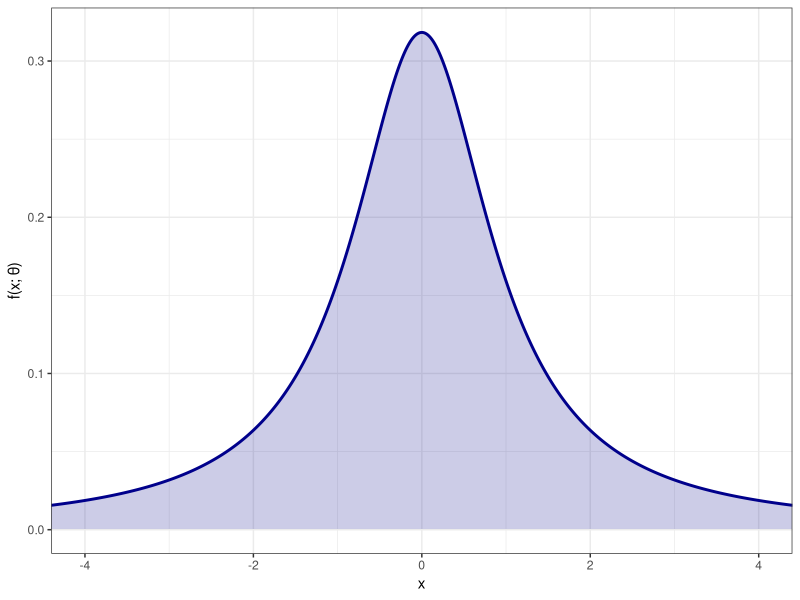
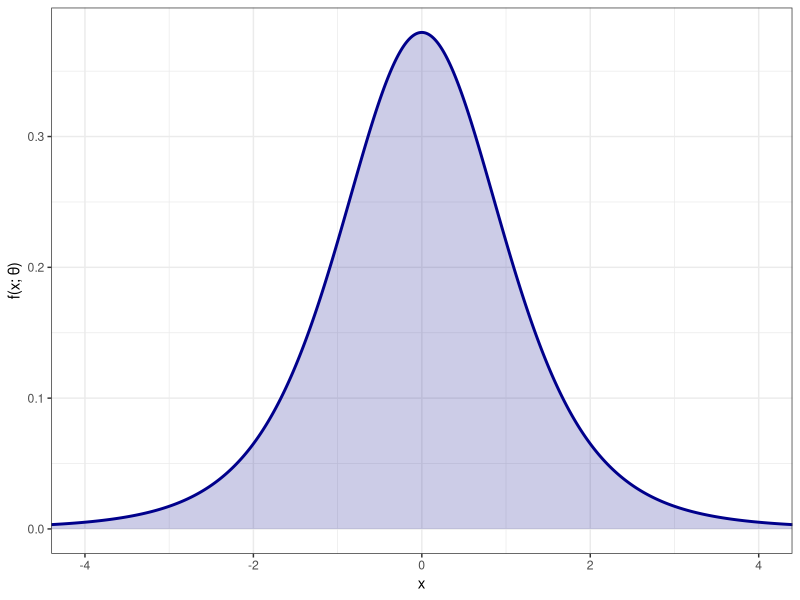
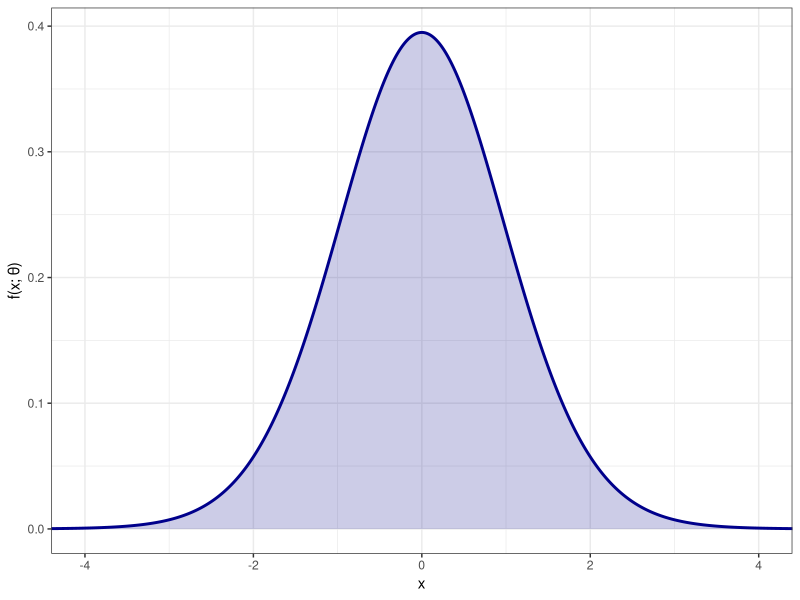
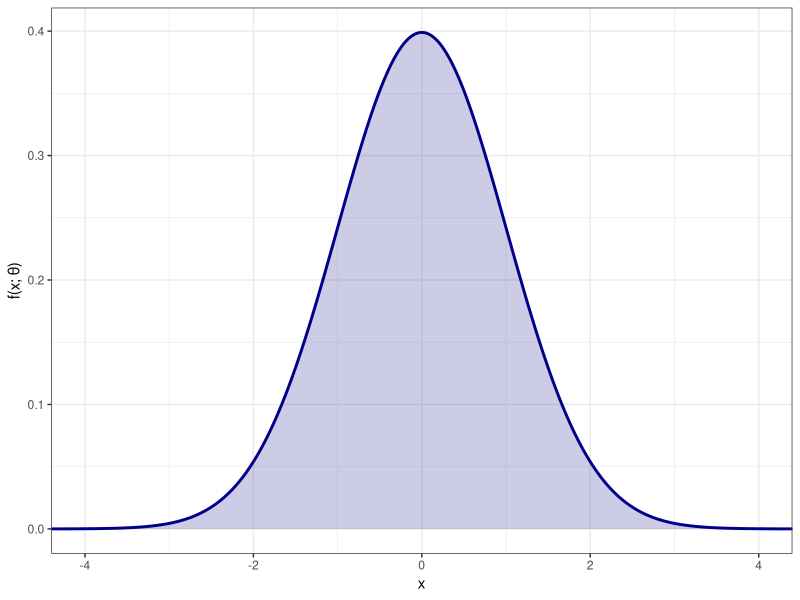
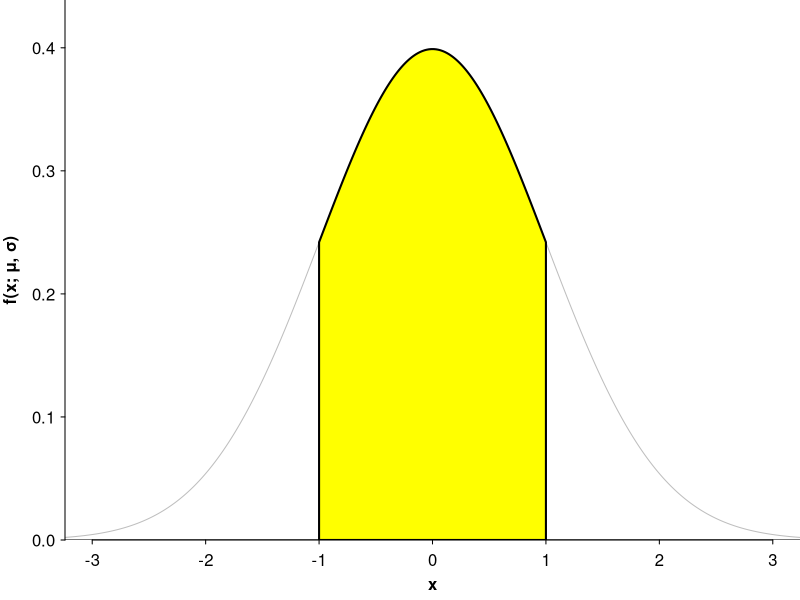
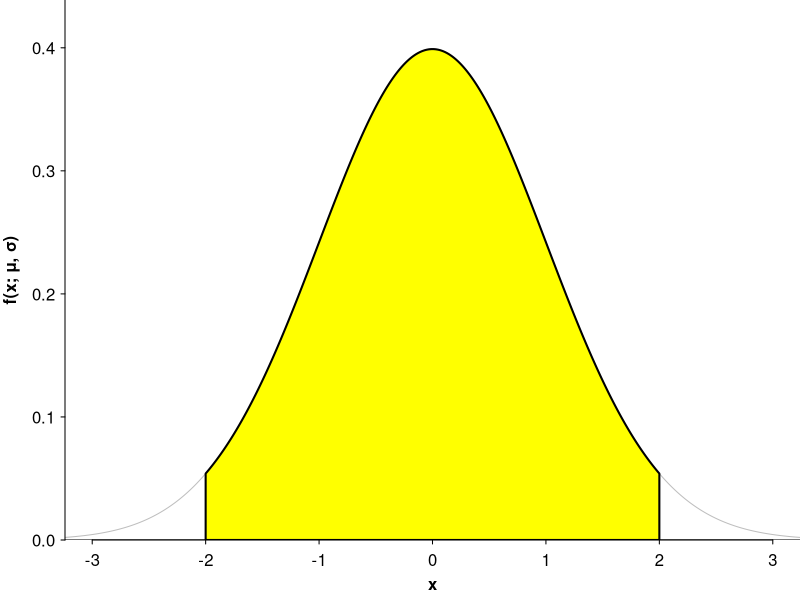
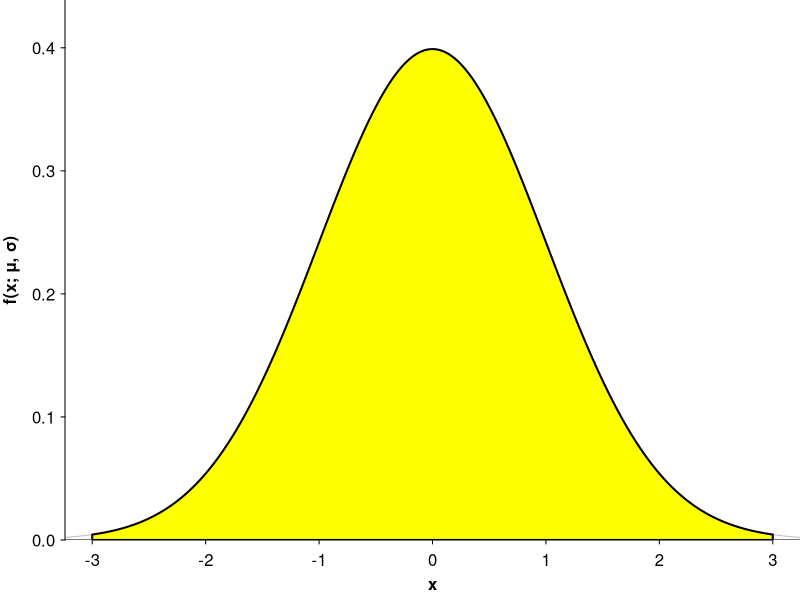
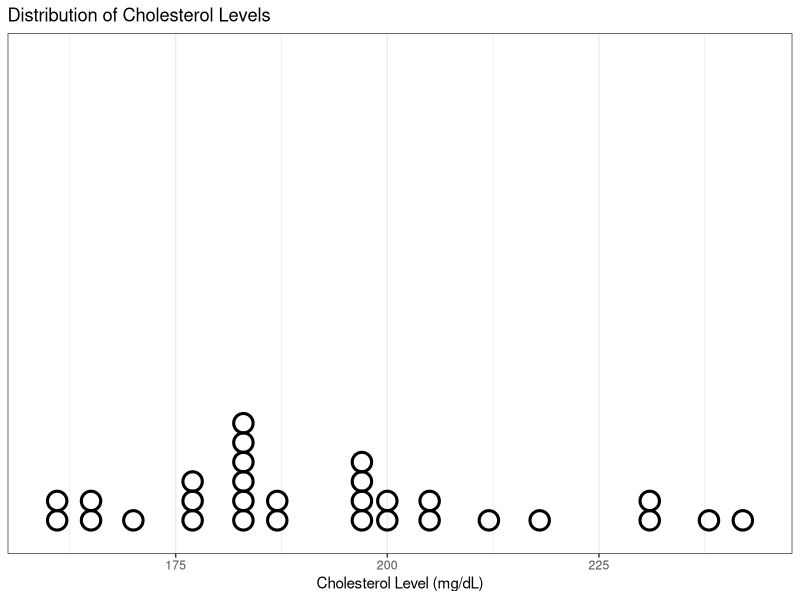

The R source for these figures, in order:
## ---- chunk 1
#| include: false
library(knitr)
library(ggplot2)
## ---- chunk 2
#| fig-dpi: 300
#| fig-width: 6
#| fig-height: 5

ggplot() +
  stat_function(fun = dt, xlim = c(-25, 25), geom = "polygon", fill = "darkblue", alpha = 0.2, args = list(df = 1), n = 5000) +
  geom_function(fun = dt, xlim = c(-5, 5), linewidth = 1, colour = "darkblue", args = list(df = 1), n = 5000) +
  theme_bw() +
  labs(x = "x", y = "f(x; θ)") + 
  coord_cartesian(xlim = c(-4, 4))
## ---- chunk 3
#| fig-dpi: 300
#| fig-width: 6
#| fig-height: 5

ggplot() +
  stat_function(fun = dt, xlim = c(-25, 25), geom = "polygon", fill = "darkblue", alpha = 0.2, args = list(df = 5), n = 5000) +
  geom_function(fun = dt, xlim = c(-5, 5), linewidth = 1, colour = "darkblue", args = list(df = 5), n = 5000) +
  theme_bw() +
  labs(x = "x", y = "f(x; θ)") + 
  coord_cartesian(xlim = c(-4, 4))
## ---- chunk 4
#| fig-dpi: 300
#| fig-width: 6
#| fig-height: 5

ggplot() +
  stat_function(fun = dt, xlim = c(-25, 25), geom = "polygon", fill = "darkblue", alpha = 0.2, args = list(df = 25), n = 5000) +
  geom_function(fun = dt, xlim = c(-5, 5), linewidth = 1, colour = "darkblue", args = list(df = 25), n = 5000) +
  theme_bw() +
  labs(x = "x", y = "f(x; θ)") + 
  coord_cartesian(xlim = c(-4, 4))
## ---- chunk 5
#| fig-dpi: 300
#| fig-width: 6
#| fig-height: 5

ggplot() +
  stat_function(fun = dt, xlim = c(-25, 25), geom = "polygon", fill = "darkblue", alpha = 0.2, args = list(df = Inf), n = 5000) +
  geom_function(fun = dt, xlim = c(-5, 5), linewidth = 1, colour = "darkblue", args = list(df = Inf), n = 5000) +
  theme_bw() +
  labs(x = "x", y = "f(x; θ)") + 
  coord_cartesian(xlim = c(-4, 4))
## ---- chunk 6
#| fig-dpi: 300
#| out-width: 100%
#| fig-width: 8
#| fig-height: 7
#| fig-cap: <strong>Figure&colon;</strong> $\mathbb{P}(\mu - \sigma < X < \mu + \sigma) \approx 0.6827$.

ER <- \(z) {
  par(mai = c(0.6, 0.65, 0, 0))
  z0 <- seq(-4, 4, length.out = 1000)
  plot(0, type = "n", xlim = c(-3, 3), ylim = c(0, dnorm(0) * 1.1), axes = FALSE, yaxs = "i", xlab = "", ylab = "")
  lines(x = z0, y = dnorm(z0), col = "gray")
  abline(h = 0)
  axis(1, tcl = -0.2, mgp = c(0.75, 0.5, 0)); mtext("x", side = 1, line = 1.7, font = 2)
  axis(2, tcl = -0.2, mgp = c(0.75, 0.5, 0), las = 2, at = c(0, 0.1, 0.2, 0.3, 0.4, 1.0)); mtext("f(x; μ, σ)", side = 2, line = 2.25, font = 2)
  
  zz <- seq(-z, z, length.out = 1000)
  
  polygon(x = c(zz, rev(zz)), y = c(dnorm(zz), rep(0, length(zz))), col = "yellow", lwd = 2)
}

ER(1)
## ---- chunk 7
#| fig-dpi: 300
#| out-width: 100%
#| fig-width: 8
#| fig-height: 7
#| fig-cap: <strong>Figure&colon;</strong> $\mathbb{P}(\mu - 2\sigma < X < \mu + 2\sigma) \approx 0.9545$.

ER(2)
## ---- chunk 8
#| fig-dpi: 300
#| out-width: 100%
#| fig-width: 8
#| fig-height: 7
#| fig-cap: <strong>Figure&colon;</strong> $\mathbb{P}(\mu - 3\sigma < X < \mu + 3\sigma) \approx 0.9973$.

ER(3)
## ---- chunk 9
#| results: asis
#| classes: excel

library(readxl)
cholest.df <- read_excel("datasets/cholest.xlsx")
 
rbind(colnames(cholest.df), head(cholest.df, n = 14), rep("...", ncol(cholest.df))) |>
  kable(format = "html", row.names = TRUE, col.names = LETTERS[1:ncol(cholest.df)])
## ---- chunk 10
#| fig-dpi: 300
#| fig-height: 3.5
#| fig-width: 7
#| out-width: 90%
#| fig-align: center
#| fig-cap: "**Figure:** Distribution of 30 participants' cholesterol levels."

ggplot(cholest.df, aes(x = level)) +
  geom_dotplot(fill = NA, stroke = 3, colour = "black", binwidth = (max(cholest.df$level) - min(cholest.df$level)) / 25, dotsize = 0.7) + 
  scale_y_continuous(breaks = NULL) +
  labs(y = NULL, x = "Cholesterol Level (mg/dL)", title = "Distribution of Cholesterol Levels") +
  theme_bw()
